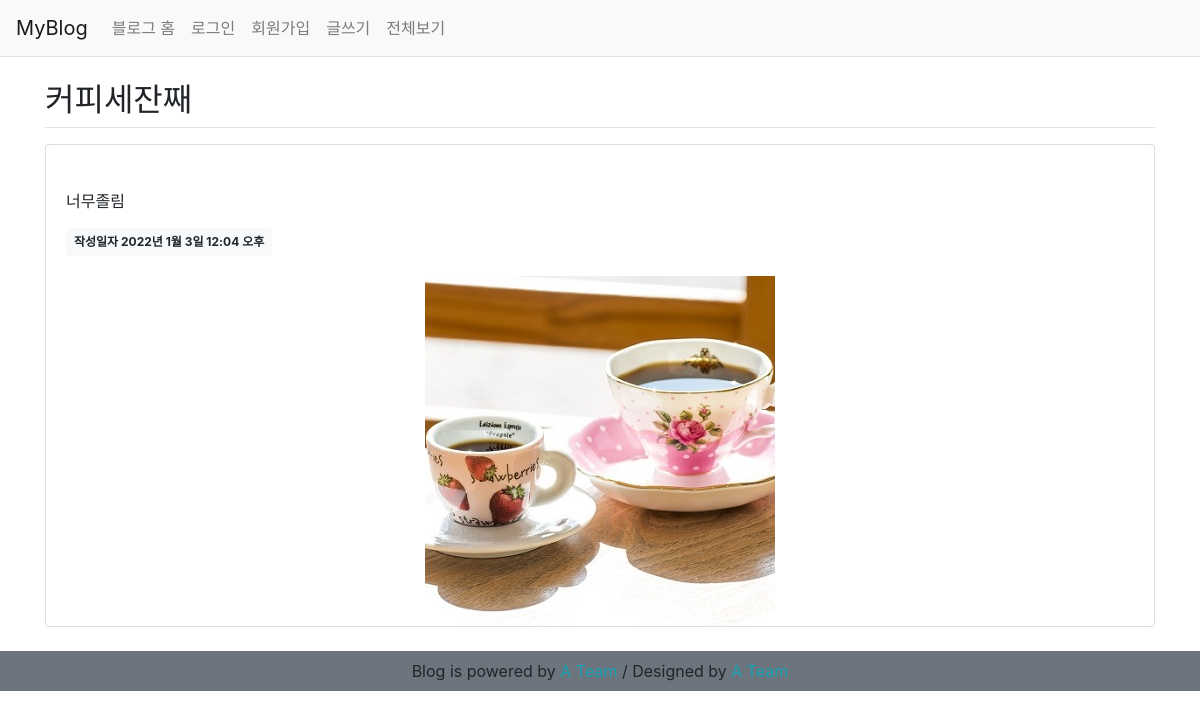
Page /blog/post/16 on the committed database.
### blog/models.py (models this page shows, shortened)
class Post(models.Model):
    title = models.CharField(max_length=100)    # 포스트 제목
    content = models.TextField()    # 내용
    pub_date = models.DateTimeField()   # 작성일
    modify_date = models.DateTimeField(null=True, blank=True)   # 수정일
    photo = models.ImageField(upload_to='blog/images/%Y/%m/%d/',
                              null=True, blank=True)

### blog/views.py (the view)
# urls.py: path('post/<int:post_id>', views.detail, name='detail'),
def detail(request, post_id):
    post = Post.objects.get(id=post_id)
    context = {'post': post}
    return render(request, 'blog/post_detail.html', context)

### templates/blog/post_detail.html (shortened to what this page needs)
{% extends 'base.html' %}
{% block content %}
<div class ="container my-3">
    <h2 class="border-bottom py-2">{{ post.title }}</h2>
    <div class ="card my-3">
        <div class="card-body">
            <div class="card-text" style="white-space:pre-line;">
                {{ post.content }}
            </div>
            <div class="badge badge-light p-2 text-left" style="margin-top: 15px;">
                작성일자 {{ post.pub_date }}</div>
            </div>
            {% if post.photo %}
                <div class="text-center"><img src="{{ post.photo.url }}"></div>
            {% endif %}
        </div>
    </div>
{% endblock %}

### rows in the picture
Post: title "커피세잔째", content "너무졸림", pub_date "2022년 1월 3일 12:04 오후", photo (picture)
